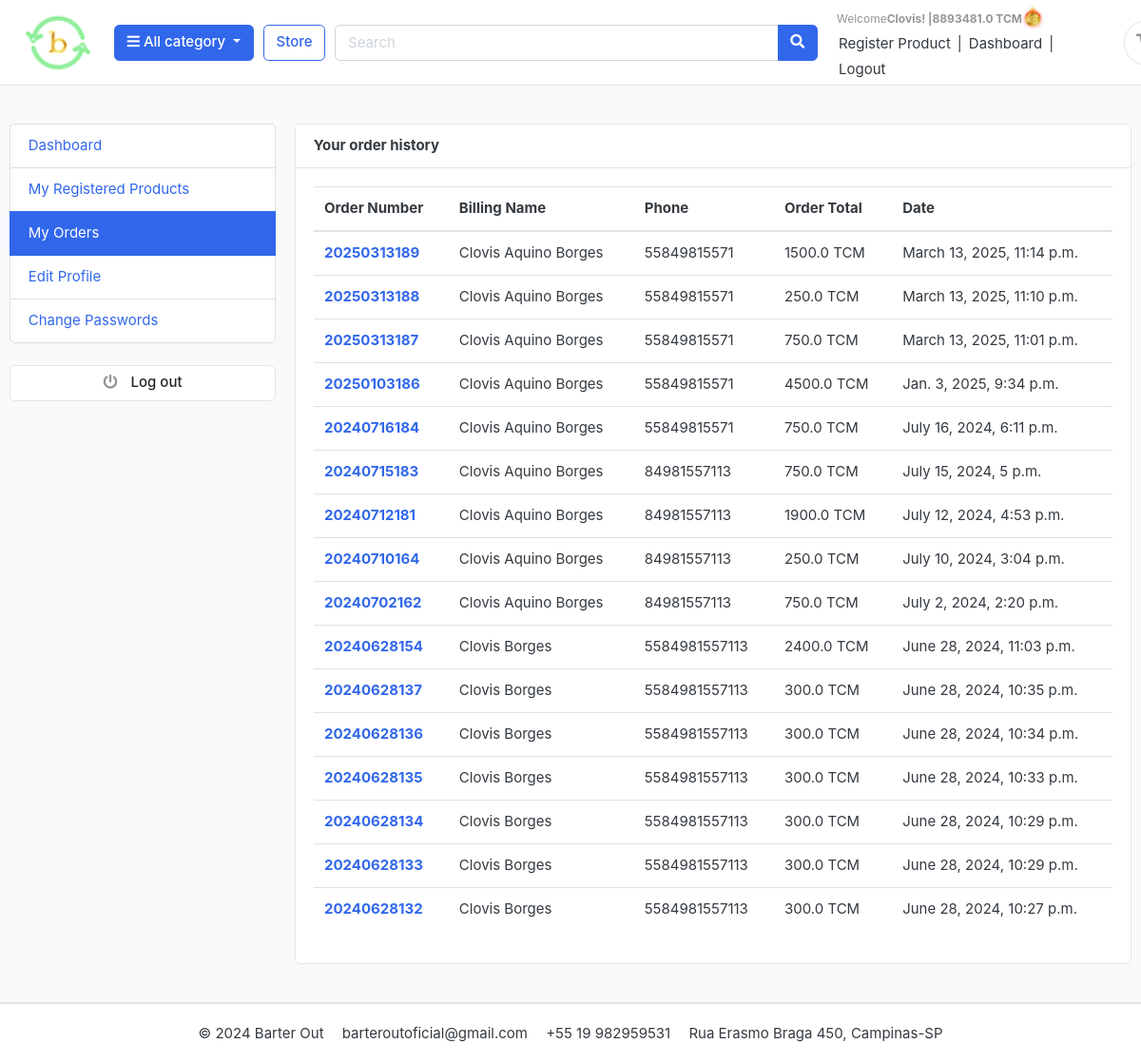
The page /accounts/my_orders/ (signed in) on the database its author committed.
### accounts/models.py (models this page shows, shortened)
class Account(AbstractBaseUser):
    first_name = models.CharField(max_length=50)
    last_name = models.CharField(max_length=50)
    username = models.CharField(max_length=50, blank=True, null=True)
    email = models.EmailField(max_length=100, unique=True)
    phone_number = models.CharField(max_length=50, blank=True)
    document = models.CharField(max_length=15, unique=True)
    address = models.CharField(max_length=100, blank=True, null=True)
    TCM_wallet = models.FloatField(default=0, editable=True)
    date_joined = models.DateTimeField(auto_now_add=True)
    last_login = models.DateTimeField(auto_now=True)
    is_admin = models.BooleanField(default=False)
    is_staff = models.BooleanField(default=False)
    is_active = models.BooleanField(default=False)
    is_superadmin = models.BooleanField(default=False)
    USERNAME_FIELD = 'email'
    REQUIRED_FIELDS = ['username', 'first_name',
                       'last_name', 'document', 'address', 'phone_number',]
    objects = MyAccountManager()

### orders/models.py (models this page shows, shortened)
class Order(models.Model):
    STATUS = (
        ('New', 'New'),
        ('Accepted', 'Accepted'),
        ('Completed', 'Completed'),
        ('Cancelled', 'Cancelled'),
    )
    user = models.ForeignKey(Account, on_delete=models.SET_NULL, null=True)
    order_number = models.CharField(max_length=20)
    first_name = models.CharField(max_length=50)
    last_name = models.CharField(max_length=50)
    phone = models.CharField(max_length=15)
    email = models.EmailField(max_length=50)
    address_line_1 = models.CharField(max_length=50)
    address_line_2 = models.CharField(max_length=50, blank=True)
    country = models.CharField(max_length=50)
    state = models.CharField(max_length=50)
    city = models.CharField(max_length=50)
    order_note = models.CharField(max_length=100, blank=True)
    order_total = models.FloatField()
    status = models.CharField(max_length=10, choices=STATUS, default='New')
    ip = models.CharField(blank=True, max_length=20)
    is_ordered = models.BooleanField(default=False)
    created_at = models.DateTimeField(auto_now_add=True)
    updated_at = models.DateTimeField(auto_now=True)
    def full_name(self):
        return f'{self.first_name} {self.last_name}'

### accounts/views.py (the view)
# urls.py: path('my_orders/', views.my_orders, name='my_orders'),
@login_required(login_url='login')
def my_orders(request):
    orders = Order.objects.filter(
        user=request.user, is_ordered=True).order_by('-created_at')
    context = {
        'orders': orders,
    }
    return render(request, 'accounts/my_orders.html', context)

### accounts/context_processors.py (called while the page is built)
def tcm_wallet(request):
    TCM_wallet = 0  # Valor padrão se o usuário não estiver logado ou se não houver TCM_wallet definido
    if request.user.is_authenticated:
        user = Account.objects.get(pk=request.user.pk)
        TCM_wallet = user.TCM_wallet
    return {'TCM_wallet': TCM_wallet}

### carts/context_processors.py (called while the page is built)
def counter(request):
    cart_count = 0
    if 'admin' in request.path:
        return {}
    else:
        try:
            cart = Cart.objects.filter(cart_id=_cart_id(request))
            if request.user.is_authenticated:
                cart_items = CartItem.objects.all().filter(user=request.user)
            else:
                cart_items = CartItem.objects.all().filter(cart=cart[:1])
            for cart_item in cart_items:
                cart_count += cart_item.quantity
        except Cart.DoesNotExist:
            cart_count = 0
    return dict(cart_count=cart_count)

### carts/views.py (called while the page is built)
def _cart_id(request):
    cart = request.session.session_key
    if not cart:
        cart = request.session.create()
    return cart

### category/context_processors.py (called while the page is built)
def menu_links(request):
    links = Category.objects.all()
    return dict(links=links)

### category/models.py (called while the page is built)
    def get_url(self):
        return reverse('products_by_category', args=[self.slug])

### templates/accounts/my_orders.html (shortened to what this page needs)
{% extends 'base.html' %}
{% block content %}
<section class="section-conten padding-y bg">
<div class="container">
	<div class="row">
	{% include 'includes/dashboard_sidebar.html' %}
	<main class="col-md-9">
		<article class="card">
		<header class="card-header">
			<strong class="d-inline-block mr-3">Your order history</strong>
		</header>
		<div class="card-body">
			<div class="row">
			<div class="col-md-12">
				<table class="table table-hover">
				  <thead>
				    <tr>
				      <th scope="col">Order Number</th>
				      <th scope="col">Billing Name</th>
				      <th scope="col">Phone</th>
				      <th scope="col">Order Total</th>
							<th scope="col">Date</th>
				    </tr>
				  </thead>
				  <tbody>
					{% for order in orders %}
				        <tr>
				            <th scope="row"><a href="{% url "order_detail" order.order_number %}">{{order.order_number}}</a></th>
				            <td>{{order.full_name}}</td>
				            <td>{{order.phone}}</td>
				            <td>{{order.order_total}} TCM</td>
					        <td>{{order.created_at}}</td>
				        </tr>
				    {% endfor %}
				  </tbody>
				</table>
			</div>
			</div>
		</div>
		</article>
	</main>
</div>
</div>
</section>
{% endblock %}

### templates/includes/navbar.html (shortened to what this page needs)
{% load static %}
<header class="section-header">
    <section class="header-main border-bottom">
        <div class="container">
            <div class="row align-items-center navbar-padding-right">
                <div class="col-md-1">
                    <a href="/" class="brand-wrap"><img class="logo-da-day" src="{% static './images/BARTER_OUT_logo.png' %}"></a>
                </div>
                <div class="col-lg col-sm col-md col-6 flex-grow-0">
                    <div class="category-wrap dropdown d-inline-block float-right">
                        <button type="button" class="btn btn-primary dropdown-toggle" data-toggle="dropdown">
                            <i class="fa fa-bars"></i> All category
                        </button>
                    </div>
                </div>
                <a href="{% url 'store' %}" class="btn btn-outline-primary">Store</a>
                <div class="col-lg col-md-6 col-sm-6">
                    <form action="{% url 'search' %}" class="search" method="GET">
                        <div class="input-group w-100">
                            <input type="text" class="form-control" style="width:60%;" placeholder="Search" name="keyword">
                            <div class="input-group-append">
                                <button class="btn btn-primary" type="submit">
                                    <i class="fa fa-search"></i>
                                </button>
                            </div>
                        </div>
                    </form>
                </div>
                <div class="col-lg-3 col-sm-6 col-8 order-2 order-lg-3 nav-options">
                    <div class="d-flex justify-content-end mb-3 mb-lg-0 nav-options">
                        {% if user.id is None %}
                            <div class="widget-header">
                                <small class="title text-muted">Welcome guest!</small>
                                <div>
                                    <a href="{% url 'login' %}">Sign in</a> <span class="dark-transp"> | </span>
                                    <a href="{% url 'register' %}">Register</a>
                                </div>
                            </div>
                        {% else %}
                            <div class="widget-header">
                                <small class="title text-muted">
                                    Welcome    <b>  {{ user.first_name }}!  |</b>
                                    <b>  {{ TCM_wallet }} TCM</b>
                                    <span class="tcm-icon-container">
                                        <img class="tcm-icon" src="{% static 'images/BARTER_OUT.png' %}" alt="TCM Icon">
                                    </span>
                                </small>
                                <div class="widget-links">
                                    <a href="{% url 'register_product' %}">Register Product</a>
                                    <span class="dark-transp"> | </span>
                                    <a href="{% url 'dashboard' %}">Dashboard</a>
                                    <span class="dark-transp"> | </span>
                                    <a href="{% url 'logout' %}">Logout</a>
                                </div>
                            </div>
                        {% endif %}
                        <a href="{% url 'cart' %}" class="widget-header pl-3 ml-4">
                            <div class="icon icon-sm rounded-circle border"><i class="fa fa-shopping-cart"></i></div>
                        </a>
                    </div>
                </div>
            </div>
        </div>
    </section>
</header>

### static/css/ui.css (style rules this page uses)
html { font-family: "Inter", sans-serif; font-size: 15px; }
.icon-xs, .icon-sm, .icon-md, .icon-lg { display: inline-block; text-align: center; flex-shrink: 0; flex-grow: 0; }
.icon-sm { width: 48px; height: 48px; line-height: 48px !important; font-size: 20px; }
.padding-y { padding-top: 40px; padding-bottom: 40px; }
article:after, .form-group:after { display: block; clear: both; content: ""; }
.bg { background-color: #f8f9fa; }
.header-main { position: relative; padding-top: 1rem; padding-bottom: 1rem; }
.widget-header { display: inline-block; vertical-align: middle; position: relative; }
.widget-header a { color: #343a40; }
.widget-header i { color: #969696; }
.widget-header .title { display: block; }

### static/css/custom.css (style rules this page uses)
.logo-da-day { height: 60px; width: 72px; }
.header-main.border-bottom { height: 90px; padding: 0 15px; display: flex; align-items: center; justify-content: space-between; }
.widget-header { display: flex; flex-direction: column; align-items: flex-start; justify-content: center; }
.title.text-muted { display: flex; align-items: center; }
.tcm-icon-container { display: inline-block; vertical-align: middle; }
.tcm-icon { width: 23px; height: 30; max-height: 30px; margin-left: 5px; vertical-align: middle; padding-bottom: 5px; margin: 0; }
.widget-links { display: flex; flex-wrap: wrap; align-items: center; gap: 5px; }
.widget-links a { margin: 0 2px; }
.nav-options .widget-header { margin-right: 20px; }
.nav-options .widget-header:last-child { margin-right: 0; }

### rows shown on the page
Account: first_name "Clovis", TCM_wallet "8893481.0"
Order: order_number "20250313189", full_name "Clovis Aquino Borges", phone "55849815571", order_total "1500.0", created_at "March 13, 2025, 11:14 p.m."
Order: order_number "20250313188", full_name "Clovis Aquino Borges", phone "55849815571", order_total "250.0", created_at "March 13, 2025, 11:10 p.m."
Order: order_number "20250313187", full_name "Clovis Aquino Borges", phone "55849815571", order_total "750.0", created_at "March 13, 2025, 11:01 p.m."
Order: order_number "20250103186", full_name "Clovis Aquino Borges", phone "55849815571", order_total "4500.0", created_at "Jan. 3, 2025, 9:34 p.m."
Order: order_number "20240716184", full_name "Clovis Aquino Borges", phone "55849815571", order_total "750.0", created_at "July 16, 2024, 6:11 p.m."
Order: order_number "20240715183", full_name "Clovis Aquino Borges", phone "84981557113", order_total "750.0", created_at "July 15, 2024, 5 p.m."
Order: order_number "20240712181", full_name "Clovis Aquino Borges", phone "84981557113", order_total "1900.0", created_at "July 12, 2024, 4:53 p.m."
Order: order_number "20240710164", full_name "Clovis Aquino Borges", phone "84981557113", order_total "250.0", created_at "July 10, 2024, 3:04 p.m."
Order: order_number "20240702162", full_name "Clovis Aquino Borges", phone "84981557113", order_total "750.0", created_at "July 2, 2024, 2:20 p.m."
Order: order_number "20240628154", full_name "Clovis Borges", phone "5584981557113", order_total "2400.0", created_at "June 28, 2024, 11:03 p.m."
Order: order_number "20240628137", full_name "Clovis Borges", phone "5584981557113", order_total "300.0", created_at "June 28, 2024, 10:35 p.m."
Order: order_number "20240628136", full_name "Clovis Borges", phone "5584981557113", order_total "300.0", created_at "June 28, 2024, 10:34 p.m."
Order: order_number "20240628135", full_name "Clovis Borges", phone "5584981557113", order_total "300.0", created_at "June 28, 2024, 10:33 p.m."
Order: order_number "20240628134", full_name "Clovis Borges", phone "5584981557113", order_total "300.0", created_at "June 28, 2024, 10:29 p.m."
Order: order_number "20240628133", full_name "Clovis Borges", phone "5584981557113", order_total "300.0", created_at "June 28, 2024, 10:29 p.m."
Order: order_number "20240628132", full_name "Clovis Borges", phone "5584981557113", order_total "300.0", created_at "June 28, 2024, 10:27 p.m."
